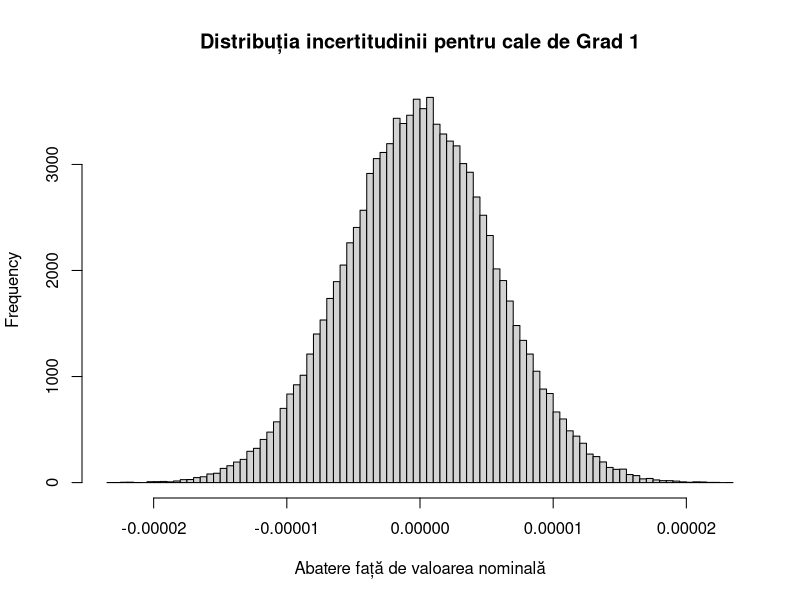
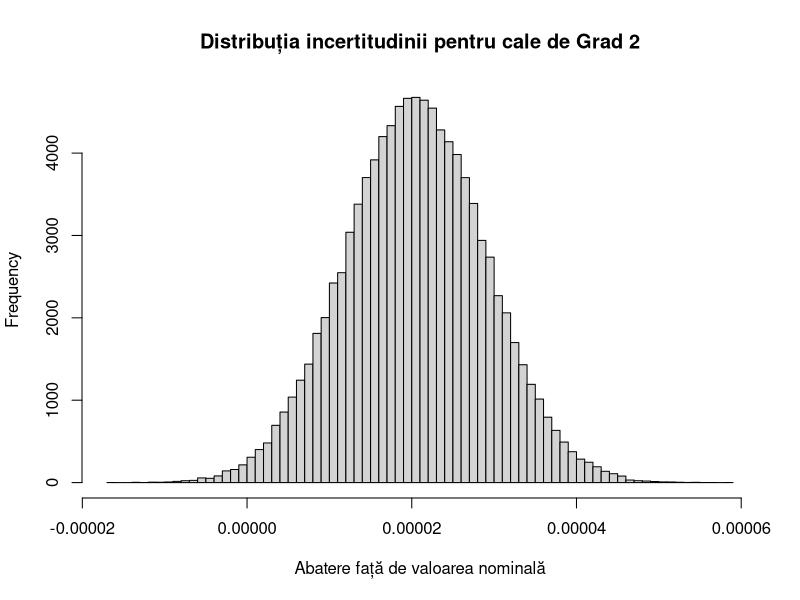
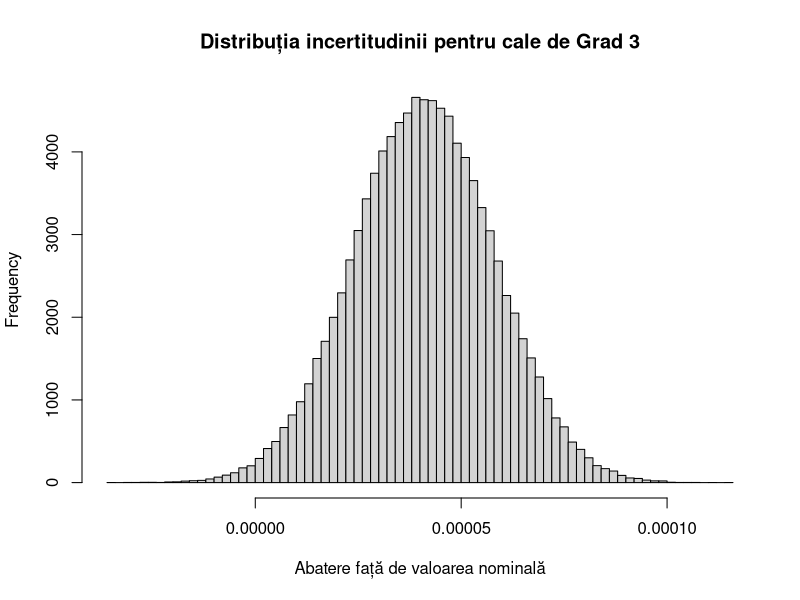

The R script that drew these images, in order:
## ---- chunk 1
comb <- c(0.1007, 0.134, 1, 2, 3, 4, 0.95, 0.9, 0.85, 0.8, 0.75, 0.7, 0.65, 0.6, 0.55, 0.25)
## ---- chunk 2
g1 <- numeric(10^5)

for(i in seq(length(comb))){
  if(comb[i]<1+10^(-5)){
    g1 <- g1 + rnorm(10^5, 0, 10^(-6))
  } 
  if(abs(round(comb[i]-2))<10^(-5)){
    g1 <- g1 + rnorm(10^5, 0, 2*10^(-6))
  }
  if(abs(round(comb[i]-3))<10^(-5)){
    g1 <- g1 + rnorm(10^5, 0, (2.5)*10^(-6))
  }
  if(abs(round(comb[i]-4))<10^(-5)){
    g1 <- g1 + rnorm(10^5, 0, 3*10^(-6))
  }
}
## ---- chunk 3
g2 <- numeric(10^5)

for(i in seq(length(comb))){
  if(comb[i]<1+10^(-5)){
    g2 <- g2 + rnorm(10^5, 0.000001, 1.5*10^(-6))
  } 
  if(abs(round(comb[i]-2))<10^(-5)){
    g2 <- g2 + rnorm(10^5, 0.000002, 3*10^(-6))
  }
  if(abs(round(comb[i]-3))<10^(-5)){
    g2 <- g2 + rnorm(10^5, 0.0000025, (3.75)*10^(-6))
  }
  if(abs(round(comb[i]-4))<10^(-5)){
    g2 <- g2 + rnorm(10^5, 0.000003, (4.5)*10^(-6))
  }
}
## ---- chunk 4
g3 <- numeric(10^5)

for(i in seq(length(comb))){
  if(comb[i]<1+10^(-5)){
    g3 <- g3 + rnorm(10^5, 0.000002, 3*10^(-6))
  } 
  if(abs(round(comb[i]-2))<10^(-5)){
    g3 <- g3 + rnorm(10^5, 0.000004, 6*10^(-6))
  }
  if(abs(round(comb[i]-3))<10^(-5)){
    g3 <- g3 + rnorm(10^5, 0.000005, (7.5)*10^(-6))
  }
  if(abs(round(comb[i]-4))<10^(-5)){
    g3 <- g3 + rnorm(10^5, 0.000006, (9)*10^(-6))
  }
}
## ---- chunk 5
options(scipen=999)
cat("\n")
hist(g1, xlab = "Abatere față de valoarea nominală", main="Distribuția incertitudinii pentru cale de Grad 1", breaks=100)
sd_g1 = sd(g1)
cat("Media combinației folosind g1 este 0 iar deviația standard este ", round(sd_g1, digits=7),".\n")
cat("Combinația cu calele g1 oferă cu 95% încredere toleranța [",round(-2*sd_g1, digits=6), ", ", round(2*sd_g1, digits=6),"]\n")

cat("\n")
hist(g2, xlab = "Abatere față de valoarea nominală", main="Distribuția incertitudinii pentru cale de Grad 2",  breaks=100)
sd_g2 = sd(g2)
mean_g2 = mean(g2)
cat("Media combinației folosind g2 este ",round(mean_g2, digits=7), " iar deviația standard este ", round(sd_g2, digits=7),".\n")
cat("Combinația cu calele g2 oferă cu 95% încredere toleranța [",round(mean_g2-2*sd_g2, digits=6), ", ", round(mean_g2+2*sd_g2, digits=6), "]\n")

cat("\n")
hist(g3, xlab = "Abatere față de valoarea nominală", main="Distribuția incertitudinii pentru cale de Grad 3", breaks=100)
sd_g3 = sd(g3)
mean_g3 = mean(g3)
cat("Media combinației folosind g3 este ",round(mean_g3, digits=7), " iar deviația standard este ", round(sd_g3, digits=7),".\n")
cat("Combinația cu calele g3 oferă cu 95% încredere toleranța [",round(mean_g3-2*sd_g3, digits=6), ", ", round(mean_g3+2*sd_g3, digits=6), "]\n")
